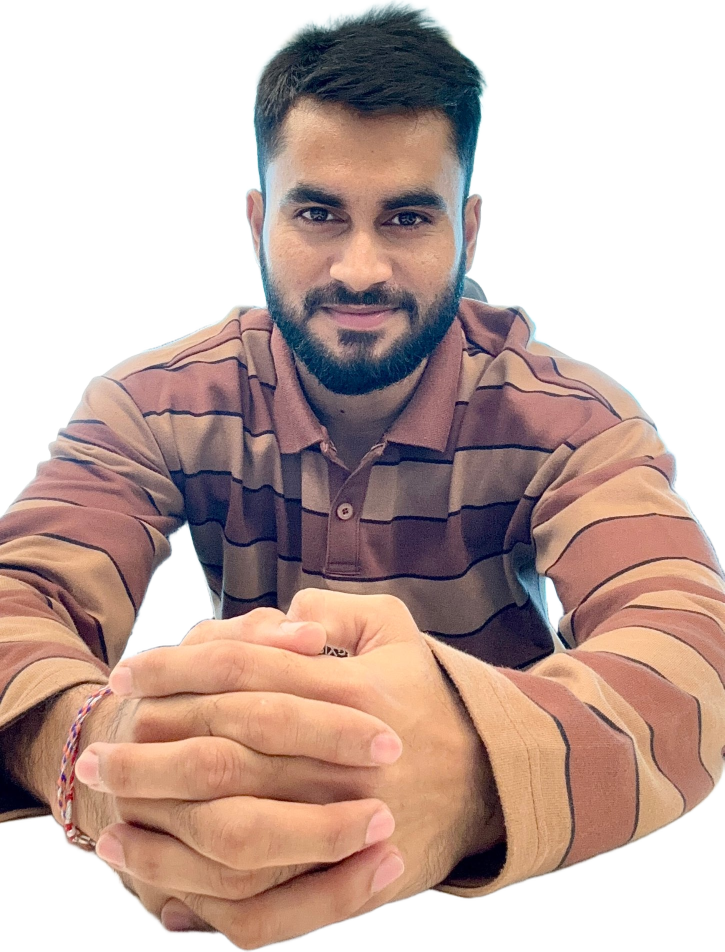
#> input picture hf/assets/shivam_clasped.png, 1449 x 1903 px (shown at 1/2 size)
$ python -i thumb.py   (imports and definitions only)
#> lines starting #> are read from the running program, lines starting #| are printed output that depends on the picture
"""Tech-dev photo thumbnail (1280x720): FLUX background + Shivam's cutout + brand text.

usage: python3 hf/thumb.py <spec.json> <out.jpg>
spec = {
  "series": "devops" | "linux" | "git", "number": 2,
  "bg": "path/to/flux_background.jpg",
  "photo": "clasped" | "clasped_close" | "serious" | "fullbody",   # cutouts in hf/assets/
  "top": "WHAT IS",            # optional small white line above the big word
  "big": "DEVOPS?",            # the big coloured word(s), <= 10 characters reads best
  "bottom": "for ONE fix?!",   # optional white line under the big word
  "chip": "$ man --help",      # optional terminal chip (monospace)
  "tag": "Explained simply",   # optional amber label
  "color": "cyan" | "amber" | "green" | "red" | "violet"
}
Photos of Shivam lying on a bed/sofa are never used (not professional); only the approved cutouts here.
"""
import json, math, os, sys
from PIL import Image, ImageDraw, ImageEnhance, ImageFilter, ImageFont

HERE = os.path.dirname(os.path.abspath(__file__))
W, H = 1280, 720
NAVY, INK, WHITE = (10, 15, 31), (2, 6, 18), (255, 255, 255)
COLORS = {"cyan": (56, 189, 248), "amber": (251, 191, 36), "violet": (167, 139, 250),
          "green": (52, 211, 153), "red": (239, 68, 68)}
CYAN, AMBER, VIOLET = COLORS["cyan"], COLORS["amber"], COLORS["violet"]
POP = "/usr/share/fonts/truetype/google-fonts/Poppins-Bold.ttf"
MONO = "/usr/share/fonts/truetype/dejavu/DejaVuSansMono-Bold.ttf"
# how each approved photo sits in the frame: (height px, right edge x, crop bottom fraction, warm tint)
PHOTOS = {
    "clasped": ("shivam_clasped.png", 640, W + 30, 0.0, 0.06),
    "clasped_close": ("shivam_clasped.png", 650, W + 50, 0.40, 0.06),
    "serious": ("shivam_serious.png", 700, W + 40, 0.08, 0.0),
    "fullbody": ("shivam_fullbody.png", 690, W - 20, 0.56, 0.0),
}


# [5 lines left out: function font, not called in this run]


def background(path):
#> called with path = 'assets/shivam_clasped.png'
    im = Image.open(path).convert("RGB")
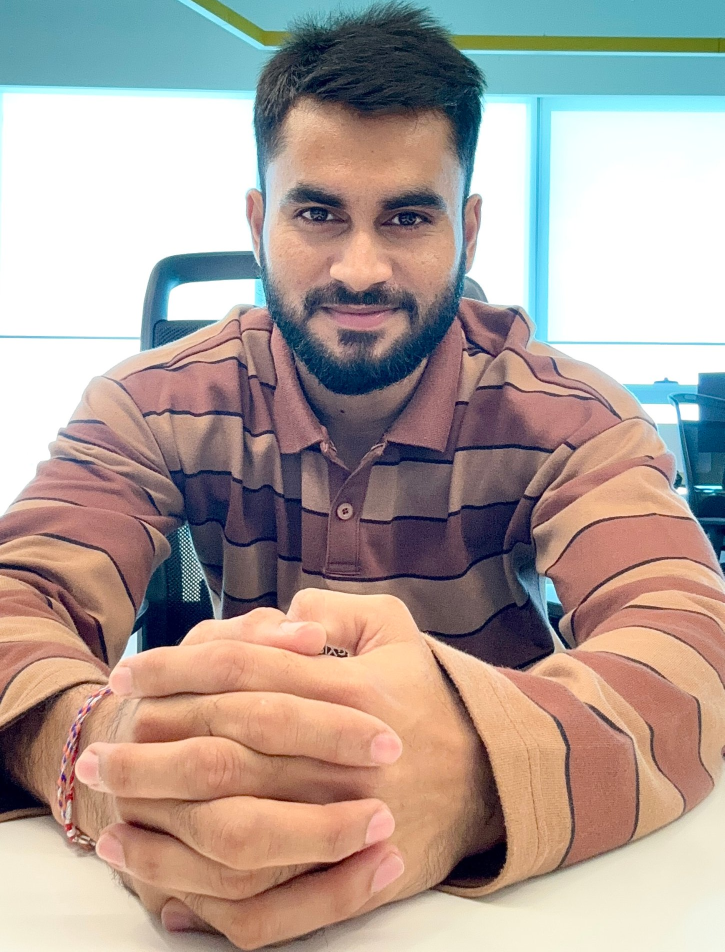
#> im: PIL image 1449x1903 RGB (shown at 1/2 size); mean R, G, B 174, 158.9, 151.8
    s = max(W / im.width, H / im.height)
#> s = 0.883
    im = im.resize((int(im.width * s + .5), int(im.height * s + .5)), Image.LANCZOS)
#> im: PIL image 1280x1681 RGB
    x, y = (im.width - W) // 2, (im.height - H) // 2
#> x = 0; y = 480
    im = im.crop((x, y, x + W, y + H)).filter(ImageFilter.GaussianBlur(1.6))
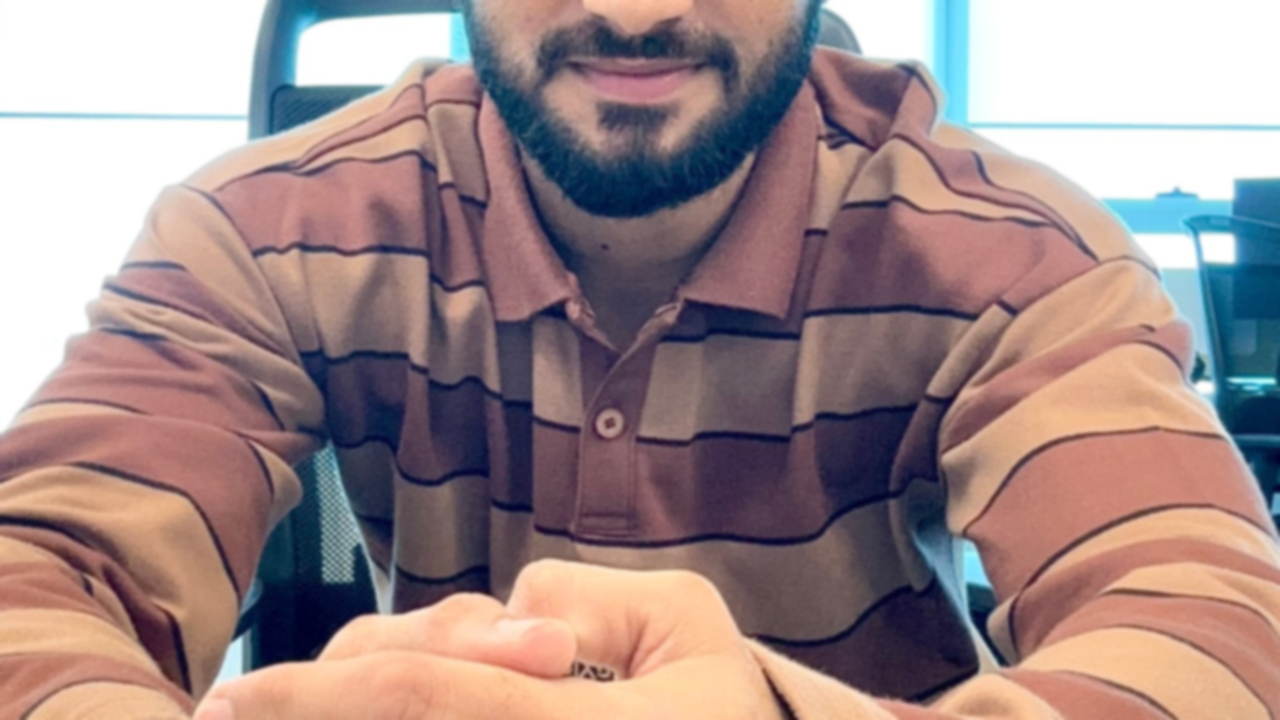
#> im: PIL image 1280x720 RGB; mean R, G, B 158.5, 137.4, 137.2
    im = ImageEnhance.Brightness(im).enhance(0.9)
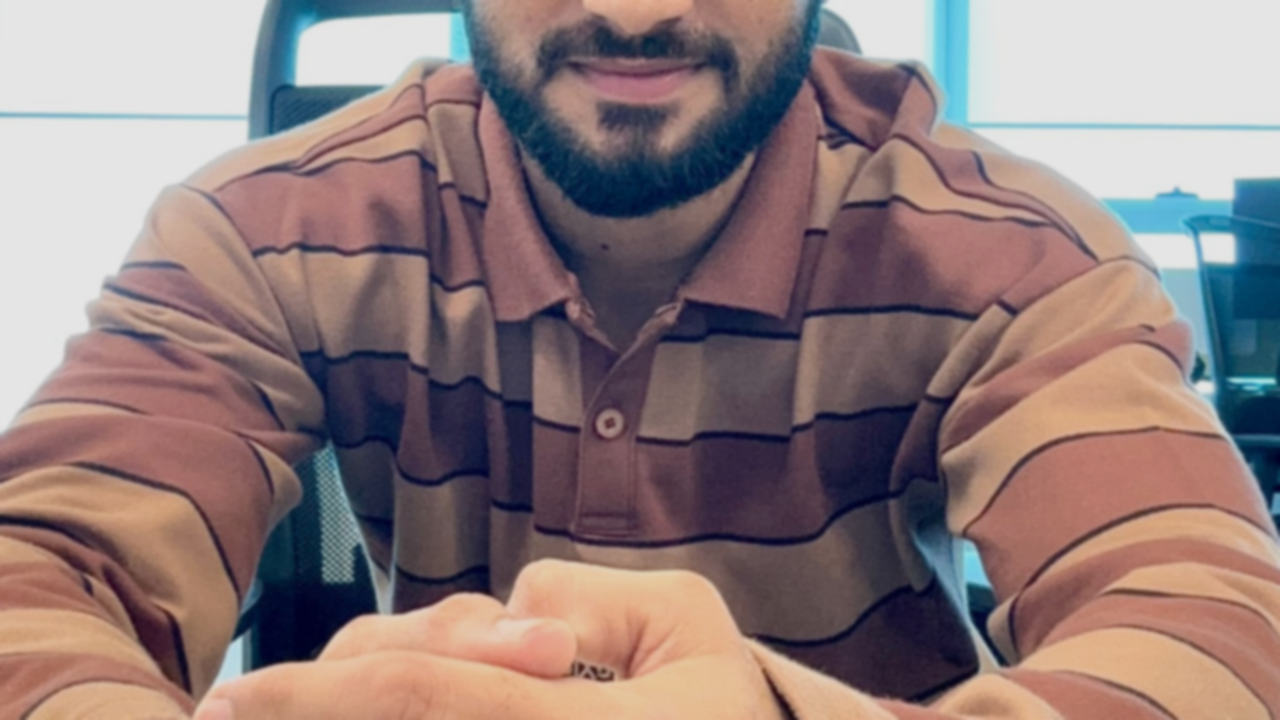
#> im: PIL image 1280x720 RGB; mean R, G, B 142.2, 123.2, 123.1
    shade = Image.new("L", (W, H), 0)
#> shade: PIL image 1280x720 L; every value is 0
    d = ImageDraw.Draw(shade)
    for xx in range(W):                       # dark navy wash on the left so the words stay readable
        a = max(0.0, 1 - xx / (W * 0.62))
        d.line([(xx, 0), (xx, H)], fill=int(205 * a ** 1.2))
    im.paste(Image.new("RGB", (W, H), NAVY), (0, 0), shade)
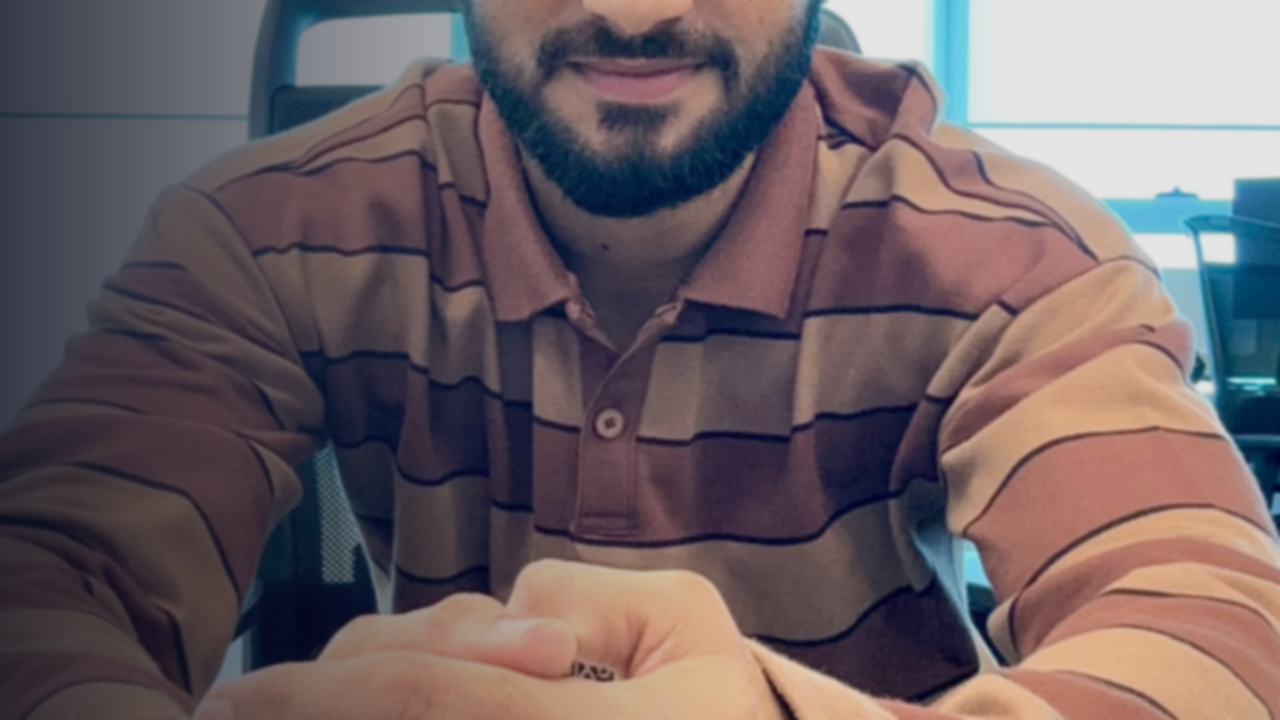
#> im: PIL image 1280x720 RGB; mean R, G, B 109, 95.7, 99.6
    return im


# [31 lines left out: functions grade, place_person, not called in this run]


def stroked(d, xy, text, f, fill, stroke=9):
    d.text((xy[0] + 6, xy[1] + 8), text, font=f, fill=(0, 0, 0, 150), stroke_width=stroke, stroke_fill=(0, 0, 0, 150))
    d.text(xy, text, font=f, fill=fill, stroke_width=stroke, stroke_fill=INK)


# [56 lines left out: functions fit, chip, brand, make, not called in this run]


# [3 lines not run here, left out]

>>> result = background('assets/shivam_clasped.png')
